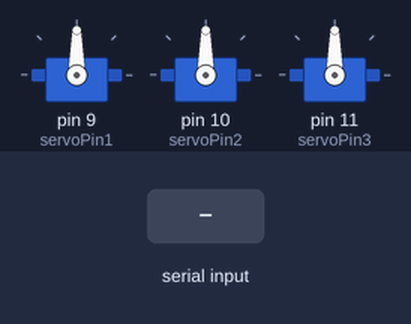
The sketch below on a simulated Arduino Uno, built with avr-gcc and run on an emulated ATmega328P. On the bench: 3 × servo. The inputs (shaded band) are chosen by the test bench.

Above: at 1.2 s.
1.3 s: "90,45,200\n" received over Serial
At 2.5 s:
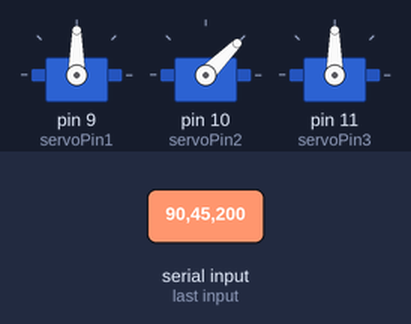
2.8 s: "30,150,10\n" received over Serial
At 3.5 s:
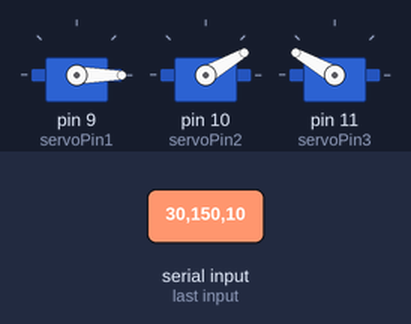
5.8 s: "90,45\n" received over Serial
At 7.7 s:
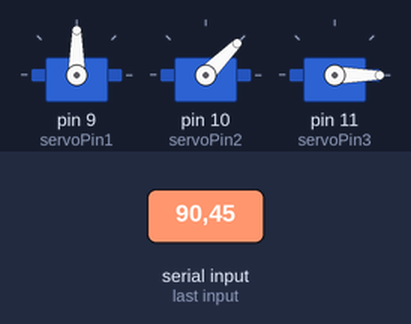
8.3 s: "30,150\n" received over Serial
At 9.6 s:
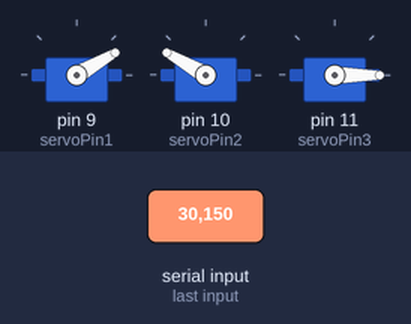
10.8 s: "90\n" received over Serial
At 13.3 s:
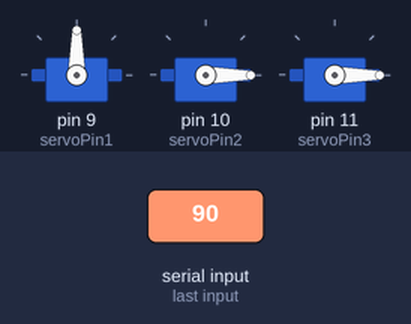
13.8 s: "1,90\n" received over Serial
At 16.2 s:
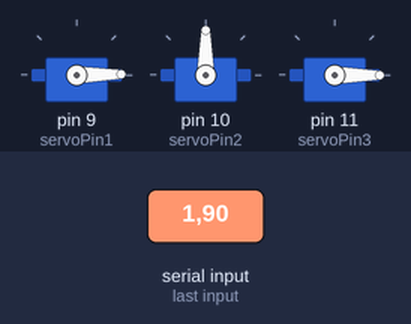
Timing chart, 0 to 17.3 s (numbered marks = the images above; inputs shaded):
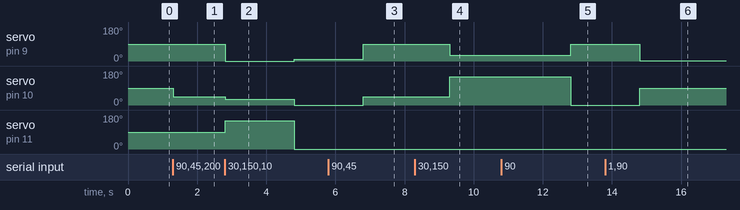

The sketch:

3servo.ino
```cpp
#include <Servo.h>

Servo servo1;
Servo servo2;
Servo servo3;

int servoPin1 = 9;
int servoPin2 = 10;
int servoPin3 = 11;

void setup() {
  servo1.attach(servoPin1);
  servo2.attach(servoPin2);
  servo3.attach(servoPin3);
  Serial.begin(9600);
}

void loop() {
  if (Serial.available() > 0) {
    int pos1, pos2, pos3;
    pos1 = Serial.parseInt();
    pos2 = Serial.parseInt();
    pos3 = Serial.parseInt();

    if (pos1 >= 0 && pos1 <= 180) {
      servo1.write(pos1);
    }

    if (pos2 >= 0 && pos2 <= 180) {
      servo2.write(pos2);
    }

    if (pos3 >= 0 && pos3 <= 180) {
      servo3.write(pos3);
    }
  }
}
```

Measured:
- after the input at 1.3 s, servo on pin 10 (servoPin2): 90° → 45° at once
- after the input at 2.8 s, servo on pin 9 (servoPin1): 90° → 0° after 0.01 s instead of 1.5 s; servo on pin 10 (servoPin2): 45° → 30° at once, → 0° 2.0 s later; servo on pin 11 (servoPin3): 90° → 150° at once, → 0° 2.0 s later
- after the input at 5.8 s, servo on pin 9 (servoPin1): 10° → 90° after 1.0 s; servo on pin 10 (servoPin2): 0° → 45° after 1.0 s
- after the input at 8.3 s, servo on pin 9 (servoPin1): 90° → 30° after 1.0 s; servo on pin 10 (servoPin2): 45° → 150° after 1.0 s
- after the input at 10.8 s, servo on pin 9 (servoPin1): 30° → 90° after 2.0 s; servo on pin 10 (servoPin2): 150° → 0° after 2.0 s
- after the input at 13.8 s, servo on pin 9 (servoPin1): 90° → 1° after 1.0 s; servo on pin 10 (servoPin2): 0° → 90° after 1.0 s
